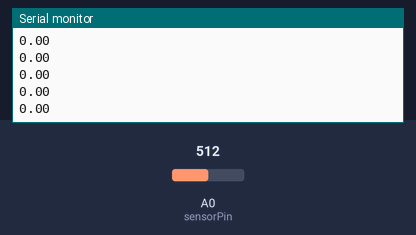
Bench run of a sketch on a simulated Arduino Uno, built with avr-gcc and run on an emulated ATmega328P. Shown: the last lines printed to the serial monitor. The inputs (shaded band) are chosen by the test bench; at power-on: A0 (sensorPin) = 512.

Above: at 1.2 s.
1.3 s: A0 (sensorPin) set to 306
At 1.64 s:
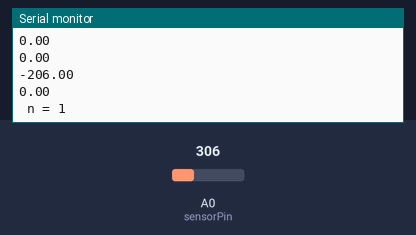
3.0 s: A0 (sensorPin) set to 122
At 3.14 s:
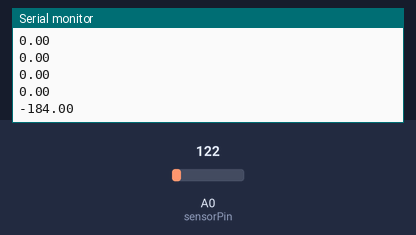
Timing chart, 0 to 6.0 s (numbered marks = the images above; inputs shaded):
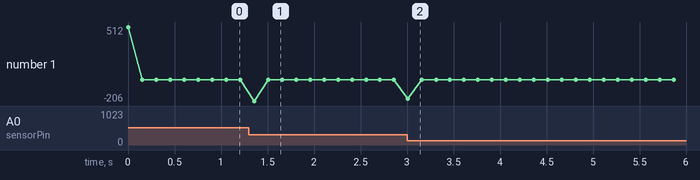

The sketch:

Heartbeatsensor.ino
```cpp
int sensorPin = 0;
int period = 150; //too low is unstable, too high may not measure high heartrate
float change = 0;
float endMillis = 0;
float startMillis = 0;
float T = 0.00;
int oldValue = 0;
int oldChange = 0;
int pulse = 0;
int n = 0;

void setup ()
{
Serial.begin (9600);
}

void loop ()
{
int rawValue = analogRead (sensorPin);
/*Serial.print (rawValue);
Serial.print (" , ");
Serial.print (oldValue);
Serial.print (" , "); */
change = rawValue - oldValue;
Serial.println (change);
oldValue = rawValue;
if (change >= 0 && oldChange < 0) { //looking for the change in light transmission due to pulse
n++;
Serial.print(" n = ");
Serial.println(n); //can use to check pulses are being caught
}
if (n >= 10) {
endMillis = millis();
T = (endMillis - startMillis) / 1000;
//Serial.print(endMillis - startMillis);
// Serial.print(" T = ");
//Serial.print(T);
pulse = 60 * (n / T);
Serial.print(" Pulse rate = ");
Serial.println(pulse);
n = 0;
pulse = 0;
startMillis = millis();
}


oldChange = change;
delay (period);
}
```

Measured:
- after the input at 1.3 s, the serial monitor: prints a new line after 0.05 s (image 1)
- after the input at 3.0 s, the serial monitor: prints a new line at once (image 2)
